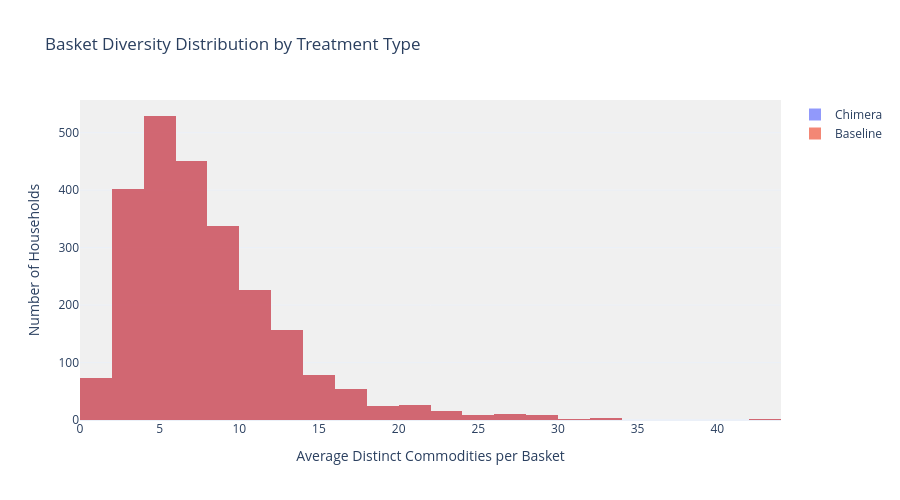

Notebook source saved alongside this figure:
### Markdown cell above
## VISUALIZATION 1: Basket Diversity Comparison (Histogram)

### Code cell
# Create histogram of basket diversity split by treatment
fig = go.Figure()

for treatment in ["Chimera", "Baseline"]:
    data = basket_diversity[basket_diversity["treatment"] == treatment]["avg_basket_diversity"].dropna()
    fig.add_trace(go.Histogram(
        x=data,
        name=treatment,
        opacity=0.7,
        nbinsx=30,
        marker_line_width=0,
    ))

fig.update_layout(
    title="Basket Diversity Distribution by Treatment Type",
    xaxis_title="Average Distinct Commodities per Basket",
    yaxis_title="Number of Households",
    barmode="overlay",
    hovermode="x unified",
    plot_bgcolor="rgba(240,240,240,1)",
    template="plotly_white",
    height=500,
    font=dict(size=12),
)

fig.write_html(FIG_DIR / "basket_diversity_comparison.html")
print("✅ Saved: basket_diversity_comparison.html")
fig.show()

### Figure 1 — Plotly figure (JSON) as saved in the notebook; plotly's stock layout.template omitted (floating-point values rounded to 4 significant figures; data arrays with more than 128 entries replaced by an {"elided": "..."} marker saying what was removed)
{"data": [{"marker": {"line": {"width": 0}}, "name": "Chimera", "nbinsx": 30, "opacity": 0.7, "type": "histogram", "x": {"elided": "2408 float values"}}, {"marker": {"line": {"width": 0}}, "name": "Baseline", "nbinsx": 30, "opacity": 0.7, "type": "histogram", "x": {"elided": "2408 float values"}}], "layout": {"barmode": "overlay", "font": {"size": 12}, "height": 500, "hovermode": "x unified", "plot_bgcolor": "rgba(240,240,240,1)", "title": {"text": "Basket Diversity Distribution by Treatment Type"}, "xaxis": {"title": {"text": "Average Distinct Commodities per Basket"}}, "yaxis": {"title": {"text": "Number of Households"}}}}
